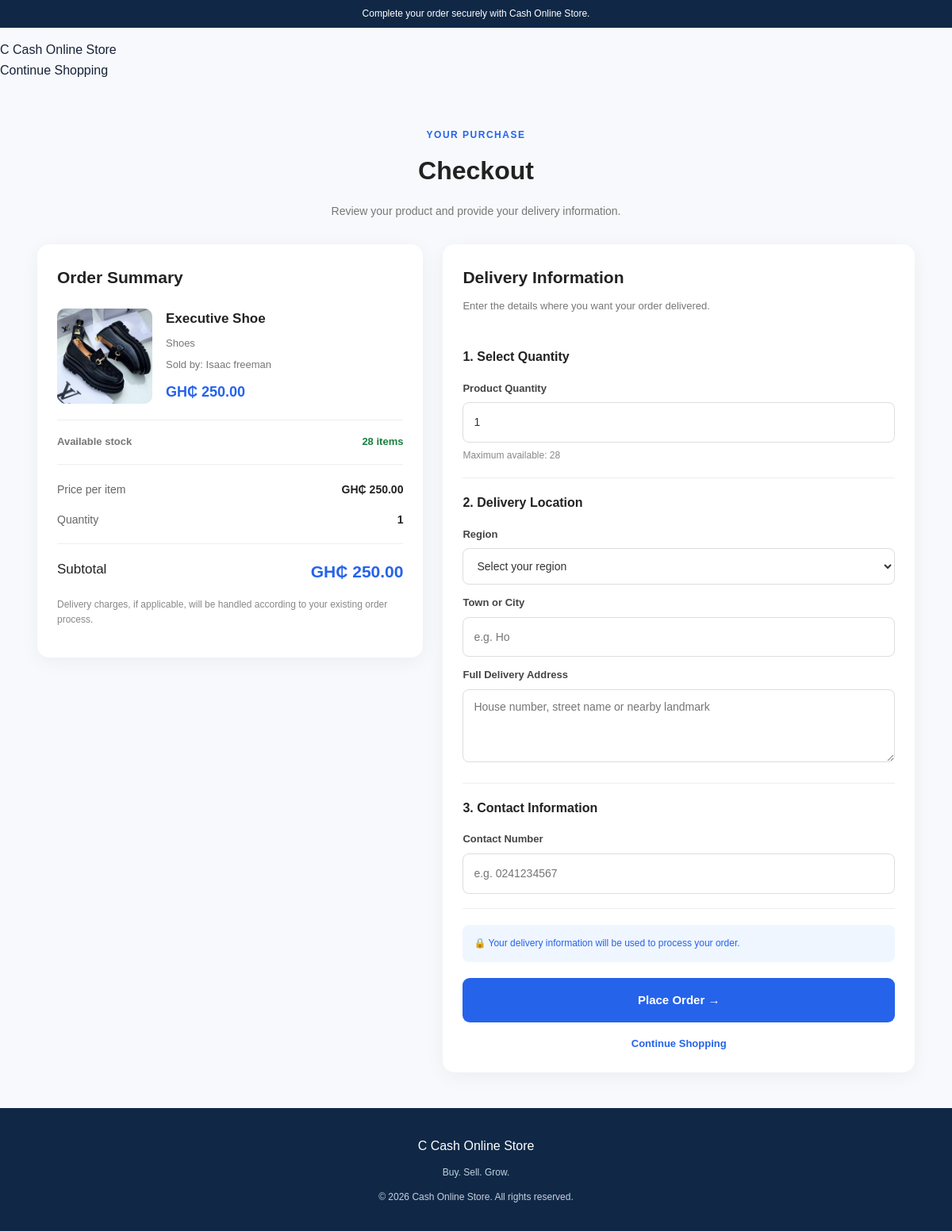
The app's page /buy/7 (signed in), older data.
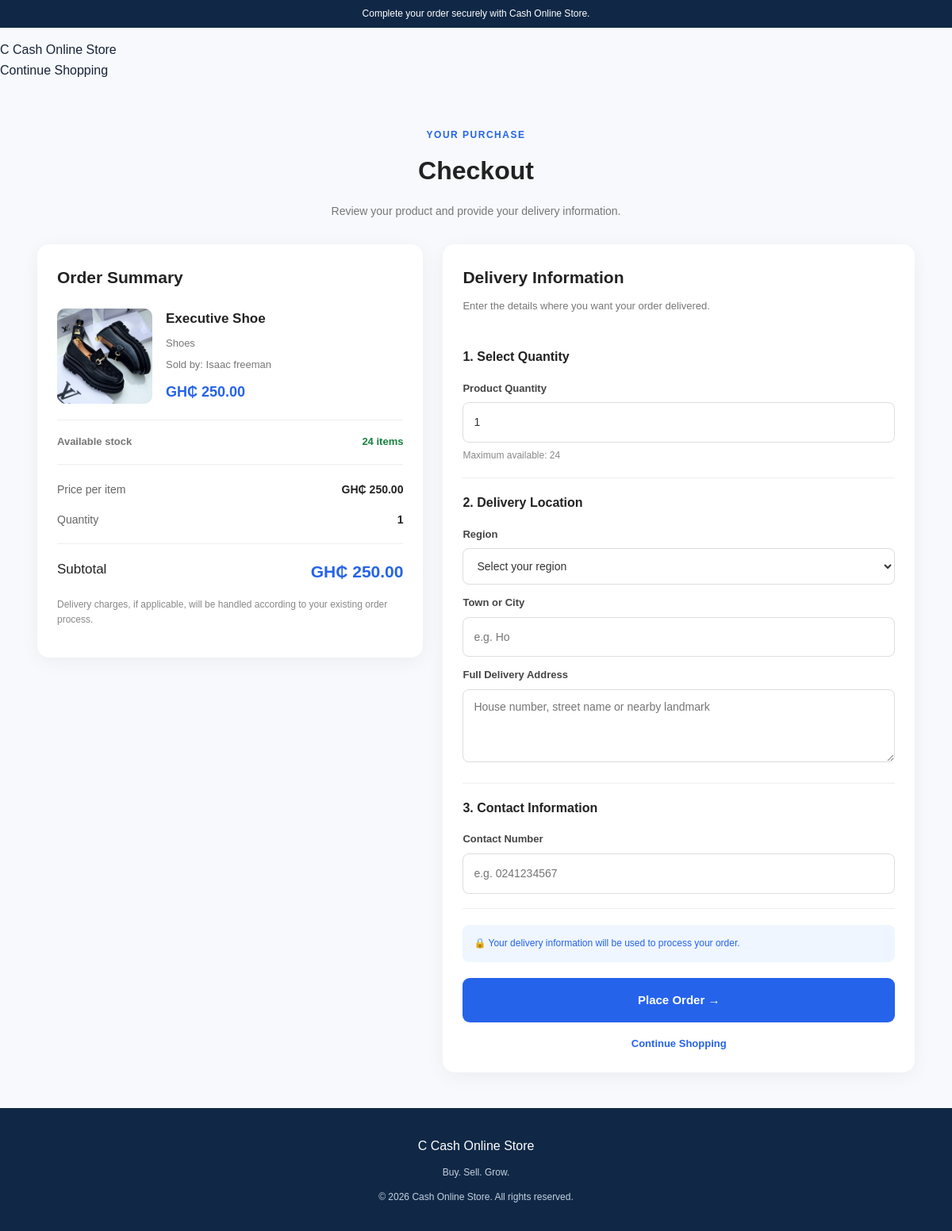
The same page, newer data.
### tables this page shows
CREATE TABLE products (
            id INTEGER PRIMARY KEY AUTOINCREMENT,
            seller_id INTEGER NOT NULL,
            name TEXT NOT NULL,
            category TEXT NOT NULL,
            price REAL NOT NULL CHECK(price >= 0),
            quantity INTEGER NOT NULL DEFAULT 1 CHECK(quantity >= 0),
            image TEXT,
            description TEXT,
            created_at TIMESTAMP DEFAULT CURRENT_TIMESTAMP, is_hidden INTEGER NOT NULL DEFAULT 0,
            FOREIGN KEY (seller_id) REFERENCES users(id)
        );

### app.py (the view)
@app.route("/buy/<int:product_id>")
def buy_product(product_id):
    if "user_id" not in session:
        return redirect(url_for(
            "login",
            next=url_for("buy_product", product_id=product_id)
        ))
    if session.get("user_role") != "buyer":
        return "Only buyer accounts can purchase products.", 403
    connection = get_db_connection()
    try:
        product = connection.execute("""
            SELECT p.*, u.name AS seller_name
            FROM products p
            JOIN users u ON u.id = p.seller_id
            WHERE p.id = ?
              AND p.quantity > 0
              AND u.role = 'seller'
        """, (product_id,)).fetchone()
    finally:
        connection.close()
    if product is None:
        abort(404)
    return render_template("checkout.html", product=product)

### app.py (called while the page is built)
def get_db_connection():
    connection = sqlite3.connect(DATABASE)
    connection.row_factory = sqlite3.Row
    return connection

@app.context_processor
def inject_unread_messages():
    unread_messages = 0
    if "user_id" in session:
        connection = get_db_connection()
        try:
            unread_messages = connection.execute("""
                SELECT COUNT(*)
                FROM messages m
                JOIN conversations c
                    ON c.id = m.conversation_id
                WHERE m.is_read = 0
                AND m.sender_id != ?
                AND (c.buyer_id = ? OR c.seller_id = ?)
            """, (
                session["user_id"],
                session["user_id"],
                session["user_id"]
            )).fetchone()[0]
        finally:
            connection.close()
    return {
        "unread_messages": unread_messages
    }

### templates/checkout.html (shortened to what the changed rows need)
<!DOCTYPE html>
<html lang="en">
<head>
    <link rel="stylesheet"
          href="{{ url_for('static', filename='style.css') }}">
</head>
<body>
<main class="checkout-page">
    <div class="checkout-heading">
        <h1>Checkout</h1>
    </div>
    <div class="checkout-layout">
        <section class="checkout-order-card">
            <h2>Order Summary</h2>
            <div class="checkout-product">
                {% if product.image %}
                    <img
                        src="{{ product.image }}"
                        alt="{{ product.name }}"
                        class="checkout-product-image"
                    >
                {% else %}
                    <div class="checkout-no-image">
                        📦
                    </div>
                {% endif %}
                <div class="checkout-product-info">
                    <h3>{{ product.name }}</h3>
                    <p>{{ product.category }}</p>
                    <p class="checkout-seller">
                        Sold by: {{ product.seller_name }}
                    </p>
                    <strong>
                        GH₵ {{ "%.2f"|format(product.price) }}
                    </strong>
                </div>
            </div>
            <div class="checkout-stock">
                <span>Available stock</span>
                <strong>{{ product.quantity }} items</strong>
            </div>
            <div class="checkout-total-box">
                <div class="checkout-total-row">
                    <span>Price per item</span>
                    <strong>
                        GH₵ {{ "%.2f"|format(product.price) }}
                    </strong>
                </div>
            </div>
        </section>
        <section class="checkout-form-card">
            <h2>Delivery Information</h2>
            <form
                method="POST"
                action="{{ url_for('checkout', product_id=product.id) }}"
            >
                <div class="checkout-form-section">
                    <h3>1. Select Quantity</h3>
                    <label for="quantity">Product Quantity</label>
                    <input
                        type="number"
                        id="quantity"
                        name="quantity"
                        min="1"
                        max="{{ product.quantity }}"
                        value="1"
                        required
                    >
                    <small>
                        Maximum available: {{ product.quantity }}
                    </small>
                </div>
            </form>
        </section>
    </div>
</main>
</body>
</html>

Row changes from the older to the newer data that the page shows:
changed products "Executive Shoe": quantity "28" → "24"
